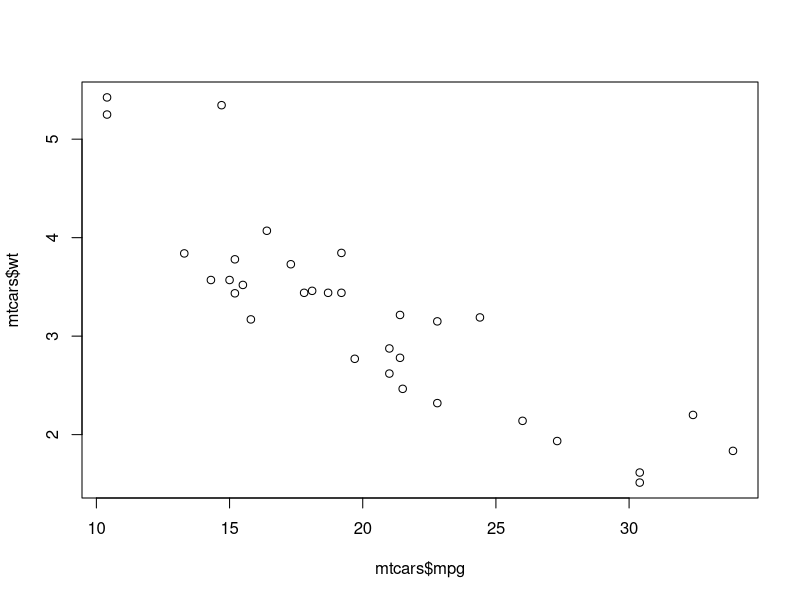

Here is the R script that generated this plot:
### Medidas estadisticas en R ####
#Intro libreria dplyr

### promedio medida de tendencia central ####

x = c(2, 4, 60)
# se usa la formula mean para hacer un promedio - sencible a valores extremos
mean(x)

## puedo tener lo que se conoce como media recortada: promedio sin usar los valores de los extremos, en proporcion el numero de datos que yo quite a la derecha los quito a la izquierda.

x2 = c(1:10, 50, 60, 62)

mean(x2)
mean(x2, trim=0.3)

## media - promedio ponderado ####

# tengo una asignatura (computacion)
#taller 1: 30 %
#taller 2: 30 %
#tareas: 15 %
#expo: 25 %

#taller 1: 4.8
#taller 2: 4.5
#tareas: 4.3
#expo: 3.2

calificaciones = c(4.8, 4.5, 4.3, 3.2)
pesos = c(0.3, 0.3, 0.15, 0.25)

mean(calificaciones)

weighted.mean(calificaciones, w = pesos)

### Mediana ####
# es el valor que separa el 50% de los valores mas altos del 50% de los valores mas bajos

x = c(4, 6000, 2)
median(x)

## cualtiles####
# es el valor que separa el a% de los valores mas altos del 100-a% de los valores mas bajos

data(mtcars)

# cual es el mpg de los autos con el 80%

quantile(mtcars$mpg, probs = 0.8) # 80% de los autos tienen un mpg menor o igual a 24.08
quantile(mtcars$mpg, probs = 0.2) # 20% de los autos tienen un mpg menor o igual a 15.2
quantile(mtcars$mpg, probs = c(0.2, 0.8)) # los saca al mismo tiempo

### desviacion estandar ####
# motivacion
# entre mas cercano a cero, los datos mas cercanos a la media.
# misma unidad de medida que la variable estudiada
# si la rta es 2, es la desviacion promedio respecto al promedio. promedio de que tanto los valores se desvian del promedio.
# si me paro en el promedio, cuanto debo estirar mis brazos en promedio ára alcanzar todos los datos

# ejemplo
# notas de 4 personas, 4, 4, 3, 5, dos niñas y dos niños respectivamente, el promedio de solo niñas
#y de solo niños es 4 en ambos casos, pero los niños estan mas alejados entre si y las diñas no, la
#desv est de las niñas es 0, la de los niños es raiz de 2
sd(mtcars$mpg)
# las millas por galon se desvian del promedio en 6 mpg
#media = 20
#desv = 6
#medida estandarizacion  ####
# como saber quien saco mas entre uno que se presento a la nacho y otro que se presento al icfes
# estandarizacion es intentar llevar las dos cosas a una misma medida
# estandarizacion en general z = (x - median poblacional) /desv estandar poblacional = cuantas desviaciones estoy alejado de la media (si es positivo es encima del promedio, si es negativo, es por debajo del promedio)

# persona 1: 400   persona 2: 600
# media: 250       media: 500
#desv est: 50    desv est: 100

z = (mtcars$mpg - mean(mtcars$mpg))/sd(mtcars$mpg)
z

z[16]
mtcars$mpg[16]

### coeficiente de variacion ####
# permite comparar dos cosas diferentes
# que grupo es mas disperso?

# hijos                ingresos
# media: 3              media: 1000
#desv est: 1            desv est: 1
# coef var:33.33%      coef var:0.1%

#el numero de hijos es mas disperso que el ingrso

xbar = mean(mtcars$mpg)
xdesv = sd(mtcars$mpg)

cv = xdesv/xbar*100
cv

### Correlacion ####
# entre -1 y 1
# se necesitan dos variables. cor(x,y)

# obtenemos la correlacion entre las millas por galon que consume un auto y su peso
cor(mtcars$mpg, mtcars$wt)
plot(mtcars$mpg, mtcars$wt)
cor(mtcars$mpg, mtcars$wt, method="spearman")

data("swiss")
?swiss

# calcule promedio de catolicos (entre provincias)
mean(swiss$Catholic)
# queremos 3 niveles de catolicos - discretizar la variable  con cut
catolicos = cut(swiss$Catholic, breaks = c(0, 33, 66, 100),
                labels = c("bajo", "medio", "alto"))
table(catolicos) #polarizacion, desiguadad si fuera pobreza

# la media no se interpreta sola, es con desv estandar y coef var (medida de asociacion lineal)
sd(swiss$Catholic)
# el promedio no es concluyente pues el coef var es demasiado alto
xbar = mean(swiss$Catholic)
xdesv = sd(swiss$Catholic)

cv = xdesv/xbar*100
cv

# promedio por numero de cilindros
table(mtcars$cyl)

mpg4 = mtcars$cyl[mtcars$cyl == 6]
mean(mpg4)


###dplyr secenciacion %>% pipe ctrl shinf m ####

# select, seleccionar colubas
library(dplyr)
colnames(mtcars)
mtcars[,c(1,6)]
mtcars %>% select(mpg, wt)
























